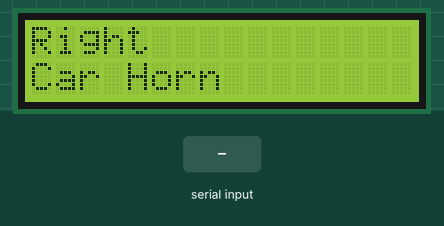
Recording of a sketch running on a simulated Arduino Uno, built with avr-gcc and run on an emulated ATmega328P. Shown: 16×2 character LCD. Inputs (shaded band) come from the test bench. What the sketch prints to the serial monitor is not drawn.

Above: at 1.2 s.
1.3 s: "90,45\n" received over the second serial link
At 2.5 s:
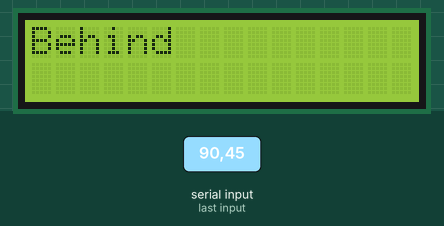
2.8 s: "1\n" received over the second serial link
At 3.6 s:
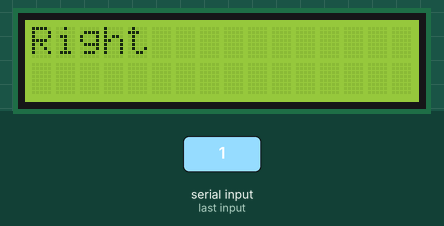
4.3 s: "2\n" received over the second serial link
At 4.8 s:
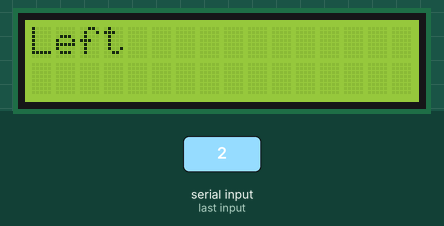
5.8 s: "4\n" received over the second serial link
At 7.0 s:
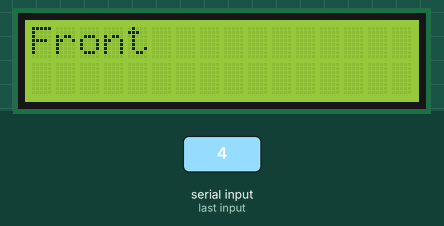
7.3 s: "30,150\n" received over the second serial link
At 8.3 s:
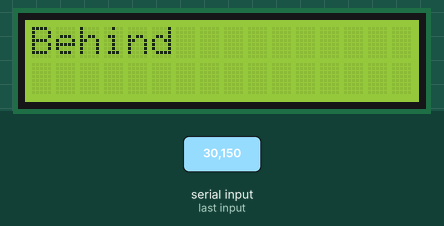
Timing chart, 0 to 9.8 s (numbered marks = the images above; inputs shaded):
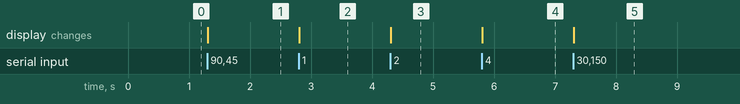

Measured:
- after the input at 1.3 s, the display: changes at once (image 1)
- after the input at 2.8 s, the display: changes at once (image 2)
- after the input at 4.3 s, the display: changes at once (image 3)
- after the input at 5.8 s, the display: changes at once (image 4)
- after the input at 7.3 s, the display: changes at once (image 5)

The sketch:

locaedp.ino
```cpp
#include<LiquidCrystal.h>
#include<SoftwareSerial.h>

const int rs = 12, en = 11, d4 = 5, d5 = 4, d6 = 3, d7 = 2;
LiquidCrystal lcd(rs, en, d4, d5, d6, d7);
int incomingByte = 0;

SoftwareSerial myser(10, 11);

void setup() {
    Serial.begin( 9600 );    //  baud rate 9600 for the serial Bluetooth communication
    myser.begin(9600);

    lcd.begin(16, 2);
    lcd.clear();

      lcd.setCursor(0,0);
      lcd.print("Right");
      lcd.setCursor(0,1);
      lcd.print("Car Horn");
}
void loop() {
    if ( myser.available() > 0) {

    // read a numbers from serial port
    int inputVal = myser.parseInt();
    Serial.println(String(inputVal));
    incomingByte = myser.read();
    //Serial.println(String(incomingByte));
    if (inputVal == 1) {
      lcd.clear();
      lcd.setCursor(0,0);
      lcd.print("Right");
    }
    else if (inputVal == 2) {
      lcd.clear();
      lcd.setCursor(0,0);
      lcd.print("Left");
    }
    else if (inputVal == 4) {
      lcd.clear();
      lcd.setCursor(0,0);
      lcd.print("Front");
    }
    else{ //if (inputVal == 3) {
      lcd.clear();
      lcd.setCursor(0,0);
      lcd.print("Behind");
    }
    delay(100);
    }
}
```
